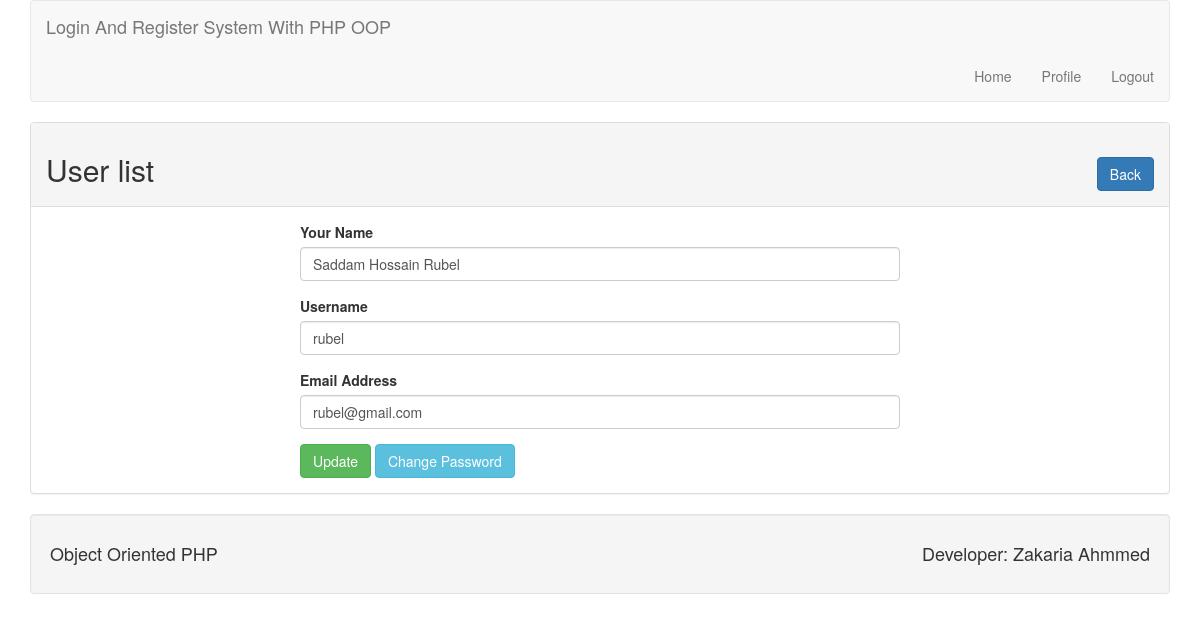
The page /profile.php?id=4 (signed in) on the database its author committed.
### tables this page shows
CREATE TABLE `tbl_user` (
  `id` int(20) NOT NULL,
  `name` varchar(25) NOT NULL,
  `username` varchar(25) NOT NULL,
  `email` varchar(35) NOT NULL,
  `password` varchar(35) NOT NULL
);

### lib/User.php (called while the page is built, shortened)
<?php
	include_once 'Session.php';
	include 'Database.php';
class User {
	private $db;
	function __construct(){
		$this->db= new Database();
	}
	public function getUserById($id){
		$sql="SELECT * FROM tbl_user WHERE id=:id LIMIT 1";
		$query= $this->db->pdo->prepare($sql);
		$query->bindValue(':id',$id);
		$query->execute();
		$result=$query->fetch(PDO::FETCH_OBJ);
		return $result;
	}
}
?>

### lib/Database.php (called while the page is built, shortened)
<?php
class DAtabase {
	private $hostdb="localhost";
	private $userdb="root";
	private $passdb="";
	private $namedb="db_register_login_system";
	function __construct()
	{
		if(!isset($pdo)){
			try {
				$pdo= new PDO("mysql: host=".$this->hostdb.";dbname=".$this->namedb, $this->userdb, $this->passdb);
				$pdo->setAttribute(PDO::ATTR_ERRMODE, PDO::ERRMODE_EXCEPTION);
				$pdo->exec("SET CHARACTER SET utf8");
				$this->pdo=$pdo;
			} catch (PDOException $e) {
				die("Failed to connect with database".$e->getMassage());
			}
		}
	}
}

### lib/Session.php (called while the page is built, shortened)
<?php
class Session {
	public static function getSession($key){
		if(isset($_SESSION[$key])){
			return $_SESSION[$key];
		}else{
			return false;
		}
	}
}
?>

### profile.php (the view, shortened to what this page needs)
<?php
	include 'lib/User.php';
	include 'inc/header.php';
?>
<?php
	if(isset($_GET['id'])){
		$userid=(int)$_GET['id'];
	}
	$user = new User();
?>
			<div class="panel panel-default">
				<div class="panel-heading">
					<h2>User list <span class="pull-right"><a href="index.php" class="btn btn-primary">Back</a></span></h2>
				</div>
				<div panel-body>
					<div style="max-width: 600px; margin: 15px auto;">
					<?php
						$userdata=$user->getUserById($userid);
						if($userdata){
					?>
						<form action="" method="POST">
						<div class="form-group">
								<label for="name">Your Name</label>
								<input type="text" name="name" id="name" class="form-control" value="<?php echo $userdata->name;?>">
							</div>
							<div class="form-group">
								<label for="username">Username</label>
								<input type="text" name="username" id="username" class="form-control" value="<?php echo $userdata->username;?>">
							</div>
							<div class="form-group">
								<label for="email">Email Address</label>
								<input type="text" name="email" id="email" class="form-control" value="<?php echo $userdata->email;?>">
							</div>
							<?php }?>
							<?php
								$sessionid=Session::getSession('id');
								if($sessionid == $userid){
							?>
							<button type="submit" name="update" class="btn btn-success">Update</button>
							<a class="btn btn-info" href="changepassword.php?id=<?php echo $userid; ?>">Change Password</a>
							<?php }?>
						</form>
					</div>
				</div>
			</div>
			<?php include 'inc/footer.php';?>

### rows shown on the page
tbl_user: name "Saddam Hossain Rubel", username "rubel", email "rubel@gmail.com"
